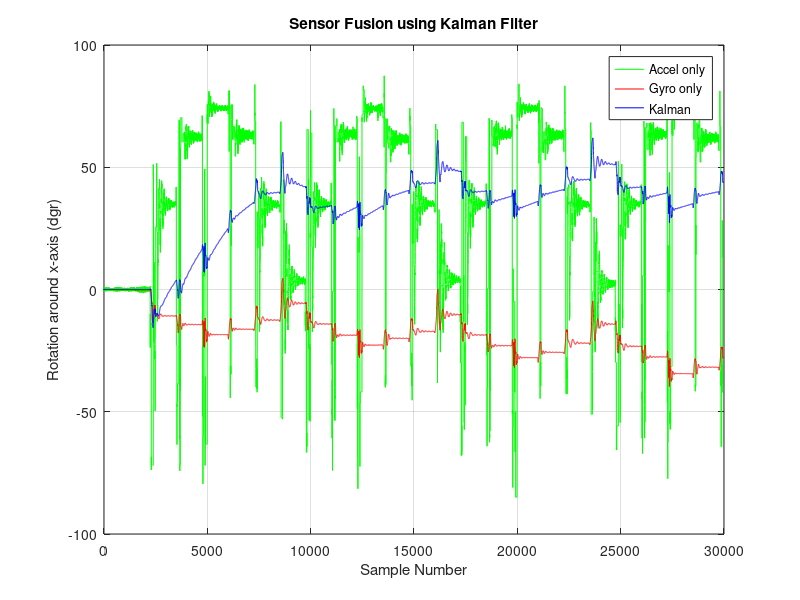
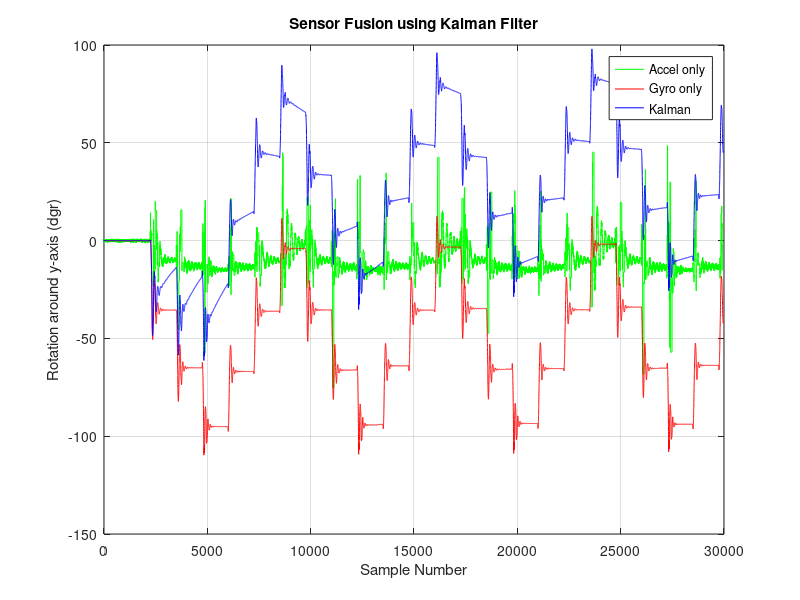
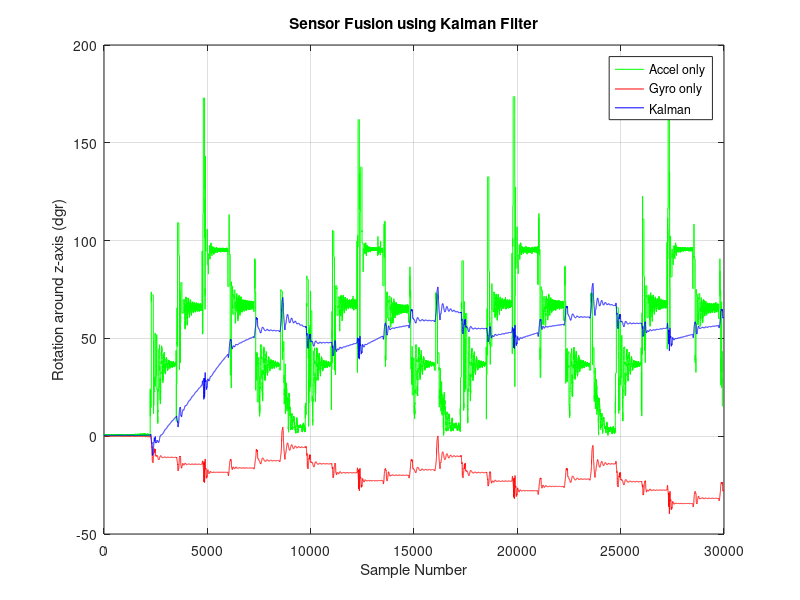

These charts were generated, in order, by the following MATLAB code: (Note: a time limit stopped this script after it produced the figures.)
# Load Quaternion pkg
pkg load quaternion;

# Parameters
filter = 5; % 0 = "raw", 1 = "static cal", 2 = "static cal + mvavg", 3 = "static cal + fir", 4 = "static cal + kalman", 5 = "simple cal + no filter", 6 = "simple cal + mvavg"
ign_samples = 0; % samples to ignore until Filter has converged
gyro_weight = 0.98;
acc_range = 0.1;
gyr_sens = 32.8;
acc_sens = 8192;
delta_t = 1/500;
grav_raw = acc_sens;
gravity = 9.80665;
f_norm = [0; 0; acc_sens];
acc_rec = [0; 0; 1];
v = [0; 0; 0];
s = [0; 0; 0];

#Kalman Function
function angle_out = kalman_angle(angle_in, rate, stddev_angle, stddev_rate, delta_t)
  
  # Compute Variances
  var_angle = stddev_angle^2;
  var_rate = stddev_rate^2;

  # Initialize
  y_hat = [0; 0];
  A = [1 (-delta_t); 0 1];
  B = [delta_t; 0];
  H = eye(2,2);
  P = [1000 0; 0 1000];
  Q = [var_angle 0; 0 var_rate];
  R = [stddev_angle 0; 0 stddev_rate];

  # Go through samples
  for i=1:length(angle_in)
  
    # Rememver previous error covariance
    P_prev = P;

    # Prediction Update
    y_hat_neg = A*y_hat + B*rate(i);
    P = A*P_prev*transpose(A) + Q;

    # Measurement Update
    K = (P_prev*transpose(H))*inverse(H*P_prev*transpose(H) + R);
    y_hat = y_hat_neg + K*([angle_in(i); rate(i)] - H*y_hat_neg);
    P = (eye(2,2) - K*H)*P_prev;
    
    # Store values
    angle_out(i) = y_hat(1,1);
  end
  
  disp(P);

endfunction

# Load Data
if (filter == 1)
	load ('calibrated.mat', 'cal');
	data = cal;
	filter_str = "cal";
	f_norm = [331; -263; 8082];
	grav_raw = 8082;
elseif (filter == 2)
	load('mvavg.mat', 'mvavg');
	data = mvavg;
	filter_str = "mvavg";
	f_norm = [331; -263; 8082];
	grav_raw = 8082;
elseif (filter == "fir")
	load('fir.mat', 3);
	data = firfil;
	filter_str = "fir";
	f_norm = [331; -263; 8082];
	grav_raw = 8082;
elseif (filter == 4)
	load('kalman.mat', 'kalmanfil');
	data = kalmanfil;
	filter_str = "kalman";
	f_norm = [331; -263; 8082];
	grav_raw = 8082;
elseif (filter == 5)
	load('simple_calibration.mat', 'cal');
	data = cal;
	filter_str = "simple_cal";
	load('fnorm.mat', 'f_norm');
elseif (filter == 6)
	load('mvavg_simple_cal.mat', 'mvavg');
	data = mvavg;
	filter_str = "mvavg_simple_cal";
	load('fnorm.mat', 'f_norm');
else
	data = load('data.txt');
	filter_str = "raw";
endif

# Create Outfile Strings
outfile = strcat("quat_posVel_", filter_str, "_kalman.pdf");
q_mat_outfile = strcat("quatPos_", filter_str, "_kalman.mat");
avs_outfile = strcat("avs_", filter_str, "_kalman.mat");

# Extract Gyro and Accel Data
gx = data(:,1);
gy = data(:,2);
gz = data(:,3);
ax = data(:,4);
ay = data(:,5);
az = data(:,6);

# Convert
gx = gx / gyr_sens;
gy = gy / gyr_sens;
gz = gz / gyr_sens;
ax = ax / acc_sens;
ay = ay / acc_sens;
az = az / acc_sens;
f_norm_conv = f_norm / acc_sens;

# Compute Standard deviations
if (filter == 1 || filter == 2 || filter == 3 || filter == 4)
  stddev_rate_x = 24.500152 / gyr_sens;
  stddev_rate_y = 1.029194 / gyr_sens;
  stddev_rate_z = 3.045021 / gyr_sens;
  stddev_angle_x = 22.443588 / acc_sens;
  stddev_angle_y = 72.858551 / acc_sens;
  stddev_angle_z = 40.575413 / acc_sens;
else
  stddev_rate_x = std(gx);
  stddev_rate_y = std(gy);
  stddev_rate_z = std(gz);
  stddev_angle_x = std(ax);
  stddev_angle_y = std(ay);
  stddev_angle_z = std(az);
endif;

# Compute Angle
for i = 1:length(gx)
  
  # Get Magnitude of acceleration
  acc_i = [ax(i); ay(i); az(i)];
  acc_mag = norm(acc_i);
  
  # Use recent Acc if acceleration is way different than gravity
  if (acc_mag < (1-acc_range) || acc_mag > (1+acc_range))
    acc_norm = acc_rec;
  elseif (acc_mag != 0) % normalize
    acc_norm = acc_i / acc_mag;
  else 
    acc_norm = acc_i;
  endif;
  
  # Store Acc for next iteration
  acc_rec = acc_norm;
  
  # Compute Angle from Accelerometer and convert to dgr
  angle_acc_x(i) = asin(acc_norm(1,1)) / pi * 180;
  angle_acc_y(i) = asin(acc_norm(2,1)) / pi * 180;
  angle_acc_z(i) = acos(acc_norm(3,1)) / pi * 180;
  
  # Compute Angle from Gyroscope
  if (i == 1)
    angle_gyr_x(i) = gx(i) * delta_t;
    angle_gyr_y(i) = gy(i) * delta_t;
    angle_gyr_z(i) = gz(i) * delta_t;
  else
    angle_gyr_x(i) = angle_gyr_x(i-1) + gx(i) * delta_t;
    angle_gyr_y(i) = angle_gyr_y(i-1) + gy(i) * delta_t;
    angle_gyr_z(i) = angle_gyr_z(i-1) + gz(i) * delta_t;
  endif;

endfor

# Apply Kalman Filter
angle_x = kalman_angle(angle_acc_x, gx, stddev_angle_x, stddev_rate_x, delta_t);
angle_y = kalman_angle(angle_acc_y, gy, stddev_angle_y, stddev_rate_y, delta_t);
angle_z = kalman_angle(angle_acc_z, gz, stddev_angle_z, stddev_rate_z, delta_t);

# Plot x
plot(angle_acc_x, "g");
hold on;
plot(angle_gyr_x, "r");
hold on;
plot(angle_x, "b");
hold on;

# Set up Plot
grid on;
title('Sensor Fusion using Kalman Filter');
xlabel('Sample Number');
ylabel('Rotation around x-axis (dgr)');
legend('Accel only', 'Gyro only', 'Kalman');

# Print
print(outfile);
hold off;

# Plot y
plot(angle_acc_y, "g");
hold on;
plot(angle_gyr_y, "r");
hold on;
plot(angle_y, "b");
hold on;

# Set up Plot
grid on;
title('Sensor Fusion using Kalman Filter');
xlabel('Sample Number');
ylabel('Rotation around y-axis (dgr)');
legend('Accel only', 'Gyro only', 'Kalman');

# Print
print("-append", outfile);
hold off;

# Plot z
plot(angle_acc_z, "g");
hold on;
plot(angle_gyr_z, "r");
hold on;
plot(angle_z, "b");
hold on;

# Set up Plot
grid on;
title('Sensor Fusion using Kalman Filter');
xlabel('Sample Number');
ylabel('Rotation around z-axis (dgr)');
legend('Accel only', 'Gyro only', 'Kalman');

# Print
print("-append", outfile);
hold off;

# Absolute Quaternion
quat_abs = quaternion(1, 0, 0, 0);

# Compute Quaternions
for i = (ign_samples+1):length(gx)
  
  #Get data set (already converted)
  gyr = [gx(i); gy(i); gz(i)];
  acc = [ax(i); ay(i); az(i)];
  
  ############## Quaternion Start ##############
  
  #Convert angle to radians
  angle_acc_z_rad = angle_acc_z * pi/180;
  
  # Normalize Acc
  acc_norm_sc = acc / norm(acc);
  if (acc_norm_sc != 0)
    acc_norm = acc / acc_norm_sc;
  else 
    acc_norm_sc = 1;
    acc_norm = acc;
  endif;
  
  # Construct absolute rotation quaternion
  quat_abs = unit(quaternion(cos(angle_acc_z_rad(i)/2), acc_norm(1,1)*sin(angle_acc_z_rad(i)/2), acc_norm(2,1)*sin(angle_acc_z_rad(i)/2), acc_norm(3,1)*sin(angle_acc_z_rad(i)/2)));
  
  # Keep track of quaternions for plot
  qw(i) = quat_abs.w;
  qx(i) = quat_abs.x;
  qy(i) = quat_abs.y;
  qz(i) = quat_abs.z;
  
  ######## Velocity / Position Start #########
  
  
   #Helper Computations
  qw_qw = qw(i) * qw(i);
  qw_qx = qw(i) * qx(i);
  qw_qy = qw(i) * qy(i);
  qw_qz = qw(i) * qz(i);
  qx_qx = qx(i) * qx(i);
  qx_qy = qx(i) * qy(i);
  qx_qz = qx(i) * qz(i);
  qy_qy = qy(i) * qy(i);
  qy_qz = qy(i) * qz(i);
  qz_qz = qz(i) * qz(i);
  
  #Quaternion to Rotation Matrix
  rot = [(qw_qw + qx_qx - qy_qy - qz_qz) 	(2 * qx_qy + 2 * qw_qz) 	(2 * qx_qz - 2 * qw_qy); 
	  (2 * qx_qy - 2 * qw_qz) 		(qw_qw - qx_qx + qy_qy - qz_qz) (2 * qy_qz + 2 * qw_qx)
	  (2 * qx_qz + 2 * qw_qy) 		(2 * qy_qz - 2 * qw_qx) 	(qw_qw - qx_qx - qy_qy + qz_qz)];
  
  #Get Transpose
  rot_t = transpose(rot);
  
  #Rotate Normal force
  f_norm_rot = rot * f_norm_conv;
  
  #Remove Gravity
  acc = acc - f_norm_rot;
  
  #Compute Intertial Acceleration
  acc_inert = rot_t * acc;
  
  #Convert to m/s^2
  acc_i_c = acc_inert * gravity;
  
  # Get recent acceleration
  if ( i <= (ign_samples+1) )
    a_recent = [0; 0; 0];
  else
    a_recent = [oax(i-1); oay(i-1); oaz(i-1)];
  endif;
  
  #Compute Velocity (first integration)
  v_curr = a_recent * delta_t; %v + acc_i_c * delta_t;
  
  #Compute Position (second integration)
  s_curr = s + v * delta_t; %s + v*delta_t + 0.5 * acc_i_c * delta_t^2;
  
  #Replace old velocity and position by new ones
  v = v_curr;
  s = s_curr;
  
  # Keep track of velocity and position for plots
  oax(i) = acc_i_c(1,1);
  oay(i) = acc_i_c(2,1);
  oaz(i) = acc_i_c(3,1);
  vx(i) = v(1,1);
  vy(i) = v(2,1);
  vz(i) = v(3,1);
  sx(i) = s(1,1);
  sy(i) = s(2,1);
  sz(i) = s(3,1);
  
endfor

# clear
hold off;

# Plot Quaternion
plot(qw, "c");
hold on;
plot(qx, "r");
hold on;
plot(qy, "g");
hold on;
plot(qz, "b");
hold on;

# Set up Plot
grid on;
title('Quaternions (after calibration and filtering)');
xlabel('Sample Number');
ylabel('Value');
legend('w', 'x', 'y', 'z');

# Prepare for Data Export
qw = rot90(qw, -1);
qx = rot90(qx, -1);
qy = rot90(qy, -1);
qz = rot90(qz, -1);
oax = rot90(oax, -1);
oay = rot90(oay, -1);
oaz = rot90(oaz, -1);
vx = rot90(vx, -1);
vy = rot90(vy, -1);
vz = rot90(vz, -1);
sx = rot90(sx, -1);
sy = rot90(sy, -1);
sz = rot90(sz, -1);

# Data Export for IMU Viewer
out = [qw qx qy qz sx sy sz];
save(q_mat_outfile, 'out');

# Data Export for Fusion with UWB
avs = [oax oay oaz vx vy vz sx sy sz];
save(avs_outfile, 'avs');

# Print
print("-append", outfile);
hold off;

# Plot Velocity
plot(vx, "r");
hold on;
plot(vy, "g");
hold on;
plot(vz, "b");
hold on;

# Set up Plot
grid on;
title('Velocity');
xlabel('Sample Number');
ylabel('Velocity (m/s)');
legend('x', 'y', 'z');
hold off;

# Print Velocity
print("-append", outfile);

# Plot Position
plot(sx, "r");
hold on;
plot(sy, "g");
hold on;
plot(sz, "b");
hold on;

# Set up Plot
grid on;
title('Position');
xlabel('Sample Number');
ylabel('Position (m)');
legend('x', 'y', 'z');
hold off;

# Print Position
print("-append", outfile);
